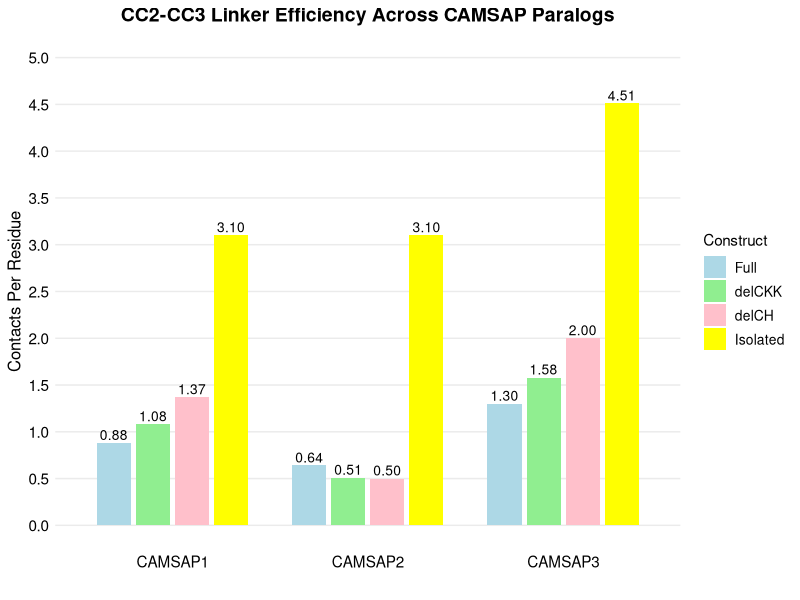
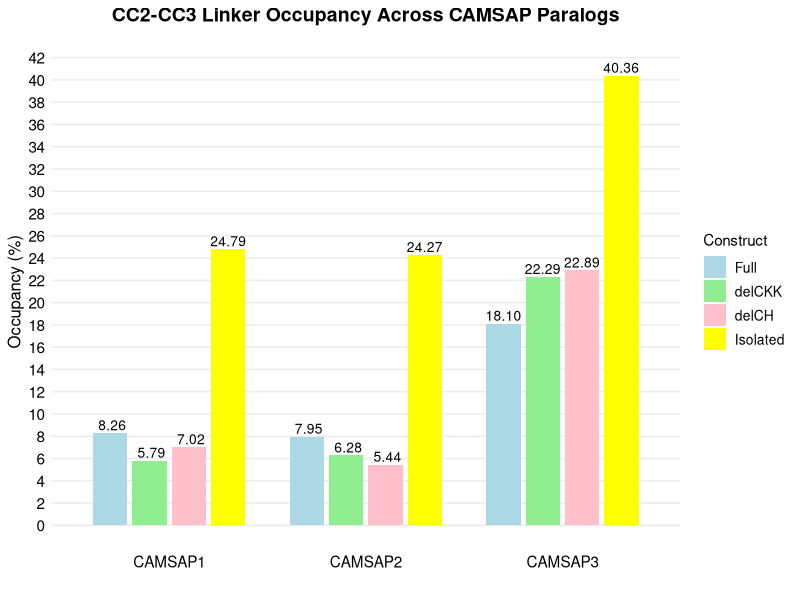
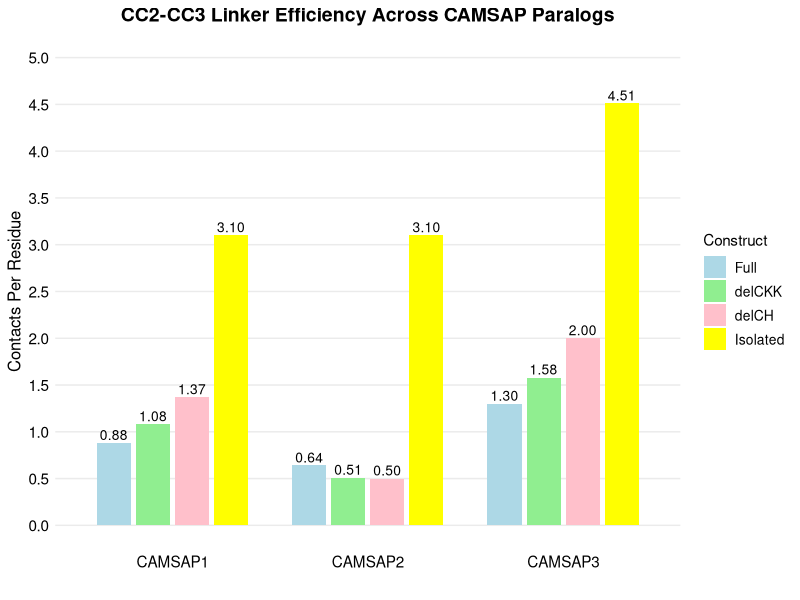
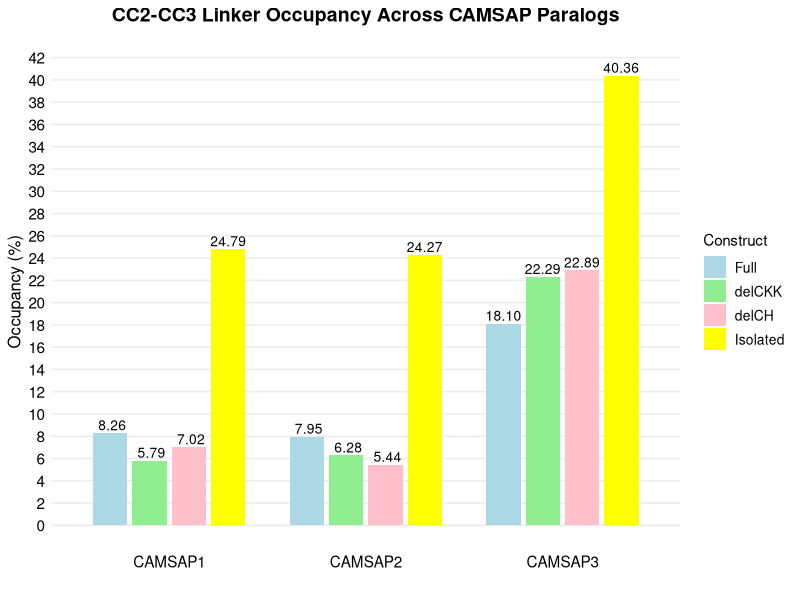

These figures' R source, in order:
library (ggplot2) # plotting
library (dplyr) # data manipulation

# This script plots efficiency of CC2-CC3 from different constructs across
# all three CAMSAPs

# DATA

data <- data.frame(
  Paralog = c("CAMSAP1", "CAMSAP1", "CAMSAP1", "CAMSAP1",
              "CAMSAP2", "CAMSAP2", "CAMSAP2", "CAMSAP2",
              "CAMSAP3", "CAMSAP3", "CAMSAP3", "CAMSAP3"),
  Construct = c("Full", "delCKK", "delCH", "Isolated",
                "Full", "delCKK", "delCH", "Isolated",
                "Full", "delCKK", "delCH", "Isolated"),
  Efficiency = c(0.88, 1.08, 1.37, 3.1,
                 0.64, 0.51, 0.5, 3.1,
                 1.3, 1.58, 2, 4.51))

# Factor levels so constructs appear in the correct order

data$Construct <- factor(data$Construct, levels = c("Full", "delCKK", "delCH", "Isolated"))

# Position dodge groups bars

plot <- ggplot(data, aes(x = Paralog, y = Efficiency, fill = Construct)) +
  geom_bar(stat = "identity", width = 0.7, position = position_dodge(width = 0.8)) +
  
  # Value labels above bars and postion_dodge2 to ensure bars don't overlap
  
  geom_text(aes(label = format(Efficiency, big.mark = ",")),
            position = position_dodge2(width = 0.8, preserve = "single"),
            vjust = -0.3,
            size = 3.5,
            colour = "black") +
  
  # y axis scale
  
  scale_y_continuous(
    limits = c(0, 5),
    breaks = seq(0, 5, 0.5)
  ) +
  
  # Axis labels and title
  
  labs(
    title = "CC2-CC3 Linker Efficiency Across CAMSAP Paralogs",
    x = "",
    y = "Contacts Per Residue",
    fill = "Construct"
  ) +
  
  # COLOURING
  
  scale_fill_manual(values = c("Full" = 'lightblue',
                               "delCKK" = 'lightgreen',
                               "delCH" = 'pink',
                               "Isolated" = 'yellow')) +
  
  # THEME
  
  theme_minimal() +
  theme(
    plot.title = element_text(hjust = 0.5, size = 14, colour = "black", face = "bold"),
    axis.title = element_text(size = 12, colour = "black"),
    axis.text = element_text(size = 11, colour = "black"),
    legend.title = element_text(size = 11, colour = "black"),
    legend.text = element_text(size = 10, colour = "black"),
    panel.grid.major.x = element_blank(),
    panel.grid.minor = element_blank(),
    plot.background = element_rect(fill = "white", colour = NA),
    panel.background = element_rect(fill = "white", colour = NA)
  )

# SAVE AND PRINT

ggsave("mbd_efficiency_barplot.png", plot, width = 8, height = 6, dpi = 300)
print(plot)

# MBD interface occupancy

library (ggplot2) # plotting
library (dplyr) # data manipulation

# This script plots occupancy of cc2-cc3 from different constructs across
# all three CAMSAPs

# DATA

data <- data.frame(
  Paralog = c("CAMSAP1", "CAMSAP1", "CAMSAP1", "CAMSAP1",
              "CAMSAP2", "CAMSAP2", "CAMSAP2", "CAMSAP2",
              "CAMSAP3", "CAMSAP3", "CAMSAP3", "CAMSAP3"),
  Construct = c("Full", "delCKK", "delCH", "Isolated",
                "Full", "delCKK", "delCH", "Isolated",
                "Full", "delCKK", "delCH", "Isolated"),
  Occupancy = c(8.26, 5.79, 7.02, 24.79,
                7.95, 6.28, 5.44, 24.27,
                18.1, 22.29, 22.89, 40.36)
) 

# Factor levels so constructs appear in the correct order

data$Construct <- factor(data$Construct, levels = c("Full", "delCKK", "delCH", "Isolated"))

# Position dodge groups bars

plot <- ggplot(data, aes(x = Paralog, y = Occupancy, fill = Construct)) +
  geom_bar(stat = "identity", width = 0.7, position = position_dodge(width = 0.8)) +
  
  # Value labels above bars and postion_dodge2 to ensure bars don't overlap
  
  geom_text(aes(label = format(Occupancy, big.mark = ",")),
            position = position_dodge2(width = 0.8, preserve = "single"),
            vjust = -0.3,
            size = 3.5,
            colour = "black") +
  
  # y axis scale
  
  scale_y_continuous(
    limits = c(0, 42),
    breaks = seq(0, 42, 2)
  ) +
  
  # Axis labels and title
  
  labs(
    title = "CC2-CC3 Linker Occupancy Across CAMSAP Paralogs",
    x = "",
    y = "Occupancy (%)",
    fill = "Construct"
  ) +
  
  # COLOURING
  
  scale_fill_manual(values = c("Full" = 'lightblue',
                               "delCKK" = 'lightgreen',
                               "delCH" = 'pink',
                               "Isolated" = 'yellow')) +
  
  # THEME
  
  theme_minimal() +
  theme(
    plot.title = element_text(hjust = 0.5, size = 14, colour = "black", face = "bold"),
    axis.title = element_text(size = 12, colour = "black"),
    axis.text = element_text(size = 11, colour = "black"),
    legend.title = element_text(size = 11, colour = "black"),
    legend.text = element_text(size = 10, colour = "black"),
    panel.grid.major.x = element_blank(),
    panel.grid.minor = element_blank(),
    plot.background = element_rect(fill = "white", colour = NA),
    panel.background = element_rect(fill = "white", colour = NA)
  )

# SAVE AND PRINT

ggsave("mbd_occupancy_barplot.png", plot, width = 8, height = 6, dpi = 300)
print(plot)
